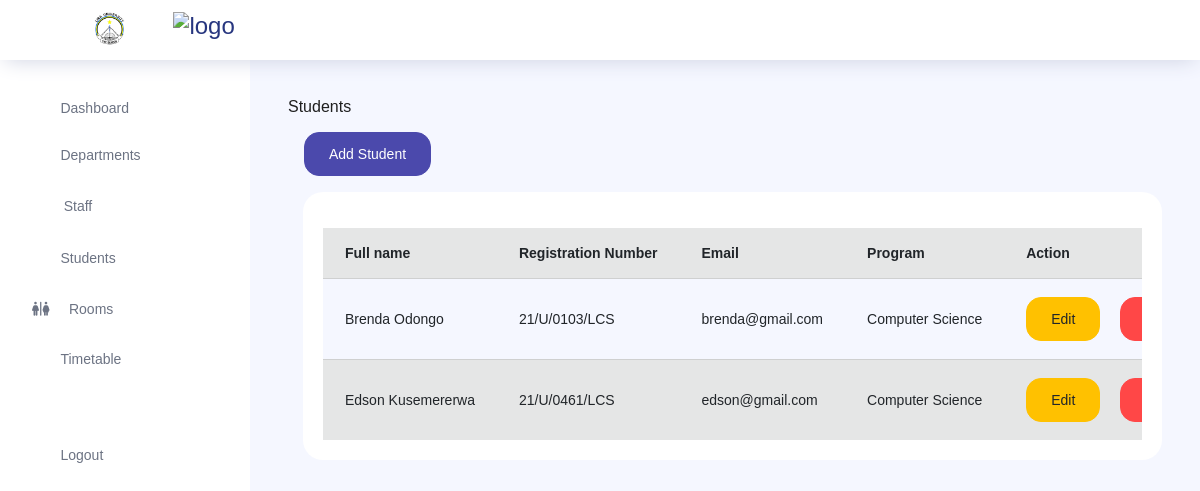
The page /student/ on the database its author committed.
### store/models.py (models this page shows, shortened)
class Student(models.Model):
    reg_no = models.CharField(max_length=40)
    first_name = models.CharField(max_length=50)
    last_name = models.CharField(max_length=50)
    email = models.EmailField()
    program = models.ForeignKey(Program, on_delete=models.CASCADE)
    password = models.CharField(max_length=255)

class Program(models.Model):
    program_name = models.CharField(max_length=100)
    program_code = models.CharField(max_length=20)
    department = models.ForeignKey(Department, on_delete=models.CASCADE)
    def __str__(self):
        return self.program_name

### core/views.py (the view, shortened to what this page needs)
# urls.py: path('student/', views.students, name='student'),
def students(request):
    programs = Program.objects.all()
    students = Student.objects.all().order_by('-id')
    context = {
        'programs':programs,
        'students':students,
    }
    return render(request, 'core/student.html', context)

### templates/core/student.html (shortened to what this page needs)
{% extends 'core/layout.html'%} {% block content %} Students
<br />
<a href="#" class="btn btn-primary m-3" data-toggle="modal" data-target="#addStudent">Add Student</a>
<div class="col-lg-12 grid-margin stretch-card">
  <div class="card">
    <div class="card-body">
      <div class="table-responsive pt-3">
        <table class="table table-secondary table-striped">
          <thead>
            <tr>
              <th>Full name</th>
              <th>Registration Number</th>
              <th>Email</th>
              <th>Program</th>
              <th>Action</th>
            </tr>
          </thead>
          <tbody>
            {% for student in students %}
            <tr>
              <td>{{student.first_name}} {{student.last_name}}</td>
              <td>{{student.reg_no}}</td>
              <td>{{student.email}}</td>
              <td>{{student.program}}</td>
              <td>
                <a href="#" data-toggle="modal" data-target="#editStudent{{ student.id }}"><button
                    class="btn btn-warning">Edit</button></a>&nbsp;&nbsp;&nbsp;&nbsp;
                <a href="{% url 'core:deleteStudent' pk=student.id %}" onclick="return(confirm('Are you sure you want to delete this student?'))"><button
                    class="btn btn-danger">Delete</button></a>
              </td>
            </tr>
            {%endfor%}
          </tbody>
        </table>
      </div>
    </div>
  </div>
</div>
{%endblock%}

### rows shown on the page
Student: first_name "Brenda", last_name "Odongo", reg_no "21/U/0103/LCS", email "brenda@gmail.com", program "Computer Science"
Student: first_name "Edson", last_name "Kusemererwa", reg_no "21/U/0461/LCS", email "edson@gmail.com", program "Computer Science"
